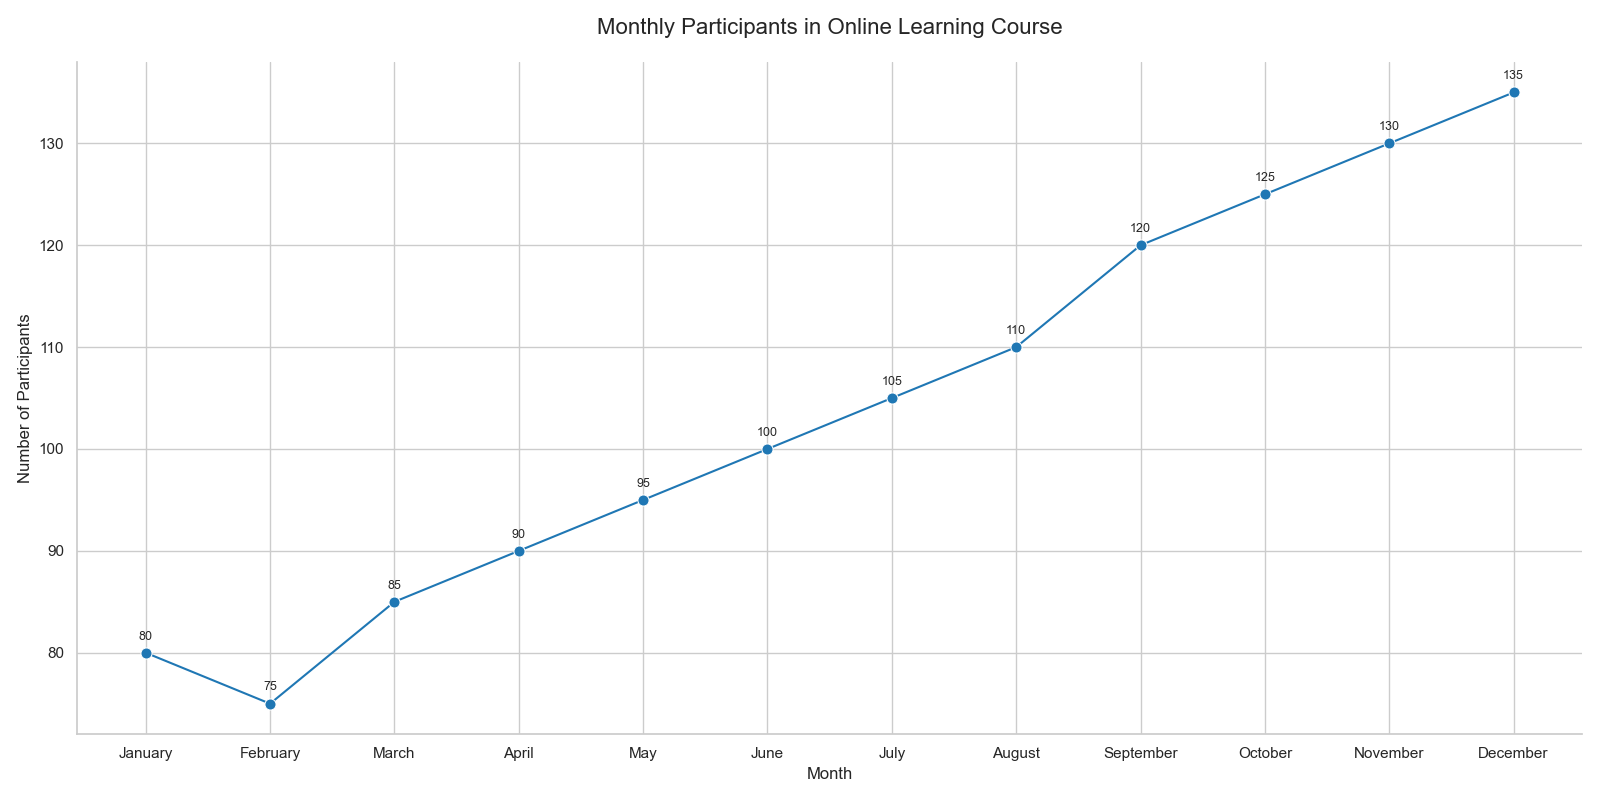

Python code for this plot:

import pandas as pd
import seaborn as sns
import matplotlib.pyplot as plt

# Data
data = {
    'Month': ['January', 'February', 'March', 'April', 'May', 'June',
              'July', 'August', 'September', 'October', 'November', 'December'],
    'Participants': [80, 75, 85, 90, 95, 100, 105, 110, 120, 125, 130, 135]
}
df = pd.DataFrame(data)

# Convert 'Month' to categorical type having an order because Seaborn sorts data by default
df['Month'] = pd.Categorical(df['Month'], categories=data['Month'], ordered=True)

# Plotting
plt.figure(figsize=(16, 8))
participants_plot = sns.lineplot(x='Month', y='Participants', data=df,
                                 marker='o', color='#1f77b4', markersize=8)

# Annotations
for i in range(df.shape[0]):
    plt.text(df.Month[i], df.Participants[i] + 1, df.Participants[i],
             ha='center', va='bottom', fontsize=9)

# Customizations
participants_plot.set_title("Monthly Participants in Online Learning Course", fontsize=16, pad=20)
participants_plot.set_xlabel("Month", fontsize=12)
participants_plot.set_ylabel("Number of Participants", fontsize=12)
sns.despine()

# Show plot
plt.tight_layout()
plt.show()
